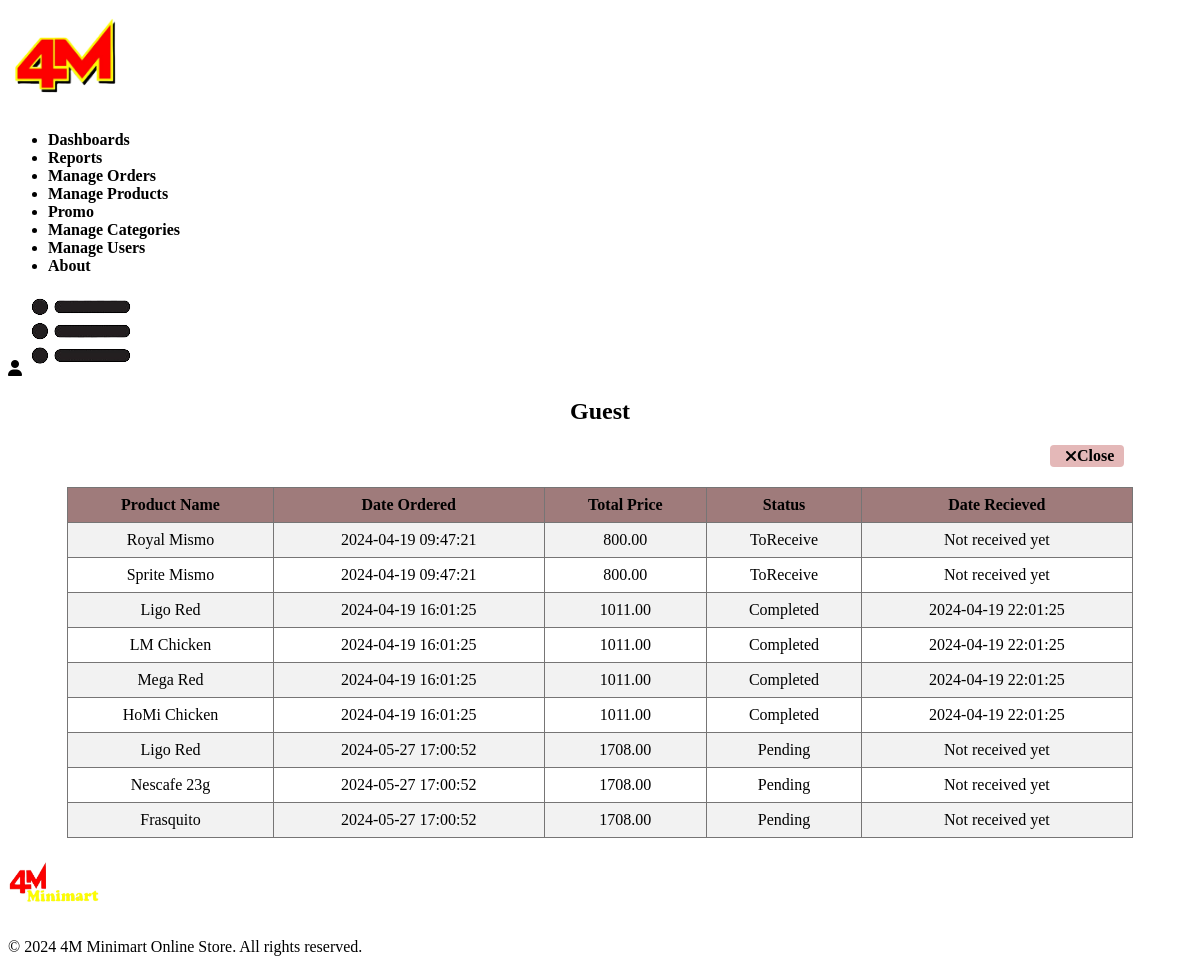
Page /admin/view_user_order.php?user_id=31 on the committed database.
### tables this page shows
CREATE TABLE `orders_details` (
  `orders_details_id` int(11) NOT NULL,
  `quantity` int(11) NOT NULL,
  `price` double NOT NULL,
  `order_id` int(11) NOT NULL,
  `product_id` int(11) NOT NULL
);

CREATE TABLE `products` (
  `product_id` int(11) NOT NULL,
  `type_code` bigint(20) DEFAULT NULL,
  `prod_desc` varchar(255) DEFAULT NULL,
  `prod_name` varchar(50) NOT NULL,
  `stock` int(11) NOT NULL,
  `photo` varchar(255) NOT NULL,
  `expiration_date` date DEFAULT NULL,
  `category_id` int(11) NOT NULL
);

CREATE TABLE `orders` (
  `order_id` int(11) NOT NULL,
  `date_ordered` datetime NOT NULL,
  `total_price` decimal(10,2) NOT NULL,
  `address_id` int(11) NOT NULL,
  `user_id` int(11) NOT NULL,
  `order_status` enum('Pending','ToShip','ToReceive','Completed') NOT NULL DEFAULT 'Pending',
  `delivery_option` varchar(10) DEFAULT NULL,
  `date_received` datetime NOT NULL DEFAULT current_timestamp()
);

### admin/view_user_order.php (the view, shortened to what this page needs)
<?php
require '../DB/db_con.php';
if(isset($_GET['user_id'])) {
    $user_id = $_GET['user_id'];
    try {
        $sql = "SELECT * FROM orders
        INNER JOIN orders_details ON orders.order_id = orders_details.order_id
        INNER JOIN products ON orders_details.product_id = products.product_id
        WHERE user_id = :user_id";
        $stmt = $pdo->prepare($sql);
        $stmt->execute(['user_id' => $user_id]);
        $user_order = $stmt->fetchAll(PDO::FETCH_ASSOC);
    } catch (PDOException $e) {
        die("PDOException: " . $e->getMessage());
    } catch (Exception $e) {
        die("Error: " . $e->getMessage());
    }
}
?>
<!DOCTYPE html>
<html lang="en">
<head>
    <link rel="stylesheet" href="https://stackpath.bootstrapcdn.com/font-awesome/4.7.0/css/font-awesome.min.css">
    <link rel="stylesheet" href="../scss/style.scss">
</head>
<body>
<div class="header">
    <div class="container">
        <div class="navbar">
        <div class="logo">
            <a href="http://localhost/E-commerce/admin/admin_dash.php">
                <img src="../images/Logo.png" class= "pic" width="125">
            </a>
        </div>
        <nav id="menuItems">
        <ul>
        <li><a href="http://localhost/E-commerce/admin/admin_dash.php">Dashboards</a></li>
        <li><a href="http://localhost/E-commerce/admin/reports.php">Reports</a></li>
            <li><a href="http://localhost/E-commerce/admin/manage_order.php">Manage Orders</a></li>
            <li><a href="http://localhost/E-commerce/admin/products.php">Manage Products</a></li>
            <li><a href="http://localhost/E-commerce/admin/promo.php">Promo</a></li>
            <li><a href="http://localhost/E-commerce/admin/category.php">Manage Categories</a></li>
            <li><a href="http://localhost/E-commerce/admin/user.php">Manage Users</a></li>
            <li><a href="http://localhost/E-commerce/admin/about.php">About</a></li>
        </ul>
        </nav>
        <div class="setting-sec">
            <a href="http://localhost/E-commerce/Account.php">
            <i class="fa-solid fa-user"></i>
            </a>
        <img src="../images/menu.png" class="menu-icon" onclick="menutoggle()">
        </div>
    </div>
    </div>
</div>
<div class="user-order-container">
    <h2 style="text-align: center;"><?php echo $_SESSION['username'] ?? 'Guest'; ?></h2>
    <a href="http://localhost/E-commerce/admin/admin_dash.php"  class="btn-close" ><i class="fa fa-close"></i> Close</a>
    <table>
    <tr>
            <th>Product Name</th>
            <th>Date Ordered</th>
            <th>Total Price</th>
            <th>Status</th>
            <th>Date Recieved</th>
        </tr>
        <?php foreach ($user_order as $order) : ?>
            <tr>
            <td><?php echo $order['prod_name']; ?></td>
            <td><?php echo $order['date_ordered']; ?></td>
            <td><?php echo $order['total_price']; ?></td>
            <td><?php echo $order['order_status']; ?></td>
            <td><?php echo $order['order_status'] == 'Completed' ? ($order['date_received'] ?? 'Not received yet') : 'Not received yet'; ?></td>
            </tr>
        <?php endforeach; ?>
    </table>
</div>
<footer>
    <div class="container">
        <div class="row">
            <div class="footer-col-1">
            <img src="../images/logo2.png" width="100px" height="60px">
            </div>
            <div class="footer-col-2">
            <p>&copy; <?php echo date('Y'); ?> 4M Minimart Online Store. All rights reserved.</p>
            </div>
        </div>
    </div>
</footer>
</html>
</body>

### admin/view_user_order.php (style rules this page uses)
.user-order-container { min-height: calc(100% - 255px); }
a { text-decoration: none; color: #000000; font-weight: bold; }
table { width: 90%; border-collapse: collapse; margin: 20px auto; }
th, td { border: 1px solid #767575; padding: 8px; text-align: center; }
th { background-color: #9f7b7b; color: Black; text-align: center; }
tr:nth-child(even) { background-color: #f2f2f2; }
.edit-button, .btn-add, .btn-close { display: inline-flex; align-items: center; padding: 8px 12px; border-radius: 4px; text-decoration: none; margin-right: 5px; }
.btn-close { background-color: #e4b8b8; padding: 2px 10px; margin-left: 88%; }
.fa { margin-left: 5px; display: inline-block; font: normal normal normal 14px/1 FontAwesome; font-size: inherit; text-rendering: auto; -webkit-font-smoothing: antialiased; -moz-osx-font-smoothing: grayscale }

### rows in the picture
orders_details: product.prod_name "Royal Mismo", order.date_ordered "2024-04-19 09:47:21", order.total_price "800.00", order.order_status "ToReceive", shows "Not received yet"
orders_details: product.prod_name "Sprite Mismo", order.date_ordered "2024-04-19 09:47:21", order.total_price "800.00", order.order_status "ToReceive", shows "Not received yet"
orders_details: product.prod_name "Ligo Red", order.date_ordered "2024-04-19 16:01:25", order.total_price "1011.00", order.order_status "Completed", order.date_received "2024-04-19 22:01:25"
orders_details: product.prod_name "LM Chicken", order.date_ordered "2024-04-19 16:01:25", order.total_price "1011.00", order.order_status "Completed", order.date_received "2024-04-19 22:01:25"
orders_details: product.prod_name "Mega Red", order.date_ordered "2024-04-19 16:01:25", order.total_price "1011.00", order.order_status "Completed", order.date_received "2024-04-19 22:01:25"
orders_details: product.prod_name "HoMi Chicken", order.date_ordered "2024-04-19 16:01:25", order.total_price "1011.00", order.order_status "Completed", order.date_received "2024-04-19 22:01:25"
orders_details: product.prod_name "Ligo Red", order.date_ordered "2024-05-27 17:00:52", order.total_price "1708.00", order.order_status "Pending", shows "Not received yet"
orders_details: product.prod_name "Nescafe 23g", order.date_ordered "2024-05-27 17:00:52", order.total_price "1708.00", order.order_status "Pending", shows "Not received yet"
orders_details: product.prod_name "Frasquito", order.date_ordered "2024-05-27 17:00:52", order.total_price "1708.00", order.order_status "Pending", shows "Not received yet"

### other values in the picture
$_SESSION['username'] "Guest"
